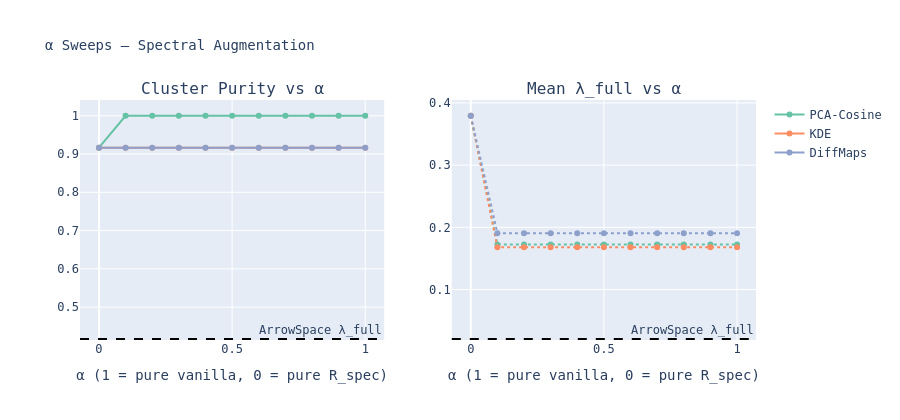

Notebook code cell kept with this figure:
### Markdown cell above
---
## 8 · Spectral augmentation of vanilla algorithms (Principle 3)

$$\text{aug}_{\alpha}(x) = \alpha \cdot v(x) + (1-\alpha) \cdot R_{\text{spec}}(x)$$

We sweep `α ∈ [0, 1]` for each vanilla method and track purity and mean-λ.

### Code cell
alphas = np.linspace(0, 1, ALPHA_STEPS)
vanilla_methods = {"PCA-Cosine": v_pca, "KDE": v_kde, "DiffMaps": v_diff}

sweep_rows = []
for method_name, v in vanilla_methods.items():
    for alpha in alphas:
        aug = alpha * v + (1 - alpha) * R_spec
        sweep_rows.append({
            "Method": method_name,
            "alpha":  round(float(alpha), 2),
            "Purity": cluster_purity(aug, labels),
            "MeanLambda": mean_lambda(aug, lambda_full),
        })

df_sweep = pd.DataFrame(sweep_rows)
df_sweep.to_csv(OUTPUT_DIR / "alpha_sweep.csv", index=False)

fig3 = make_subplots(rows=1, cols=2,
    subplot_titles=["Cluster Purity vs α", "Mean λ_full vs α"])

colors = px.colors.qualitative.Set2
for m_idx, method in enumerate(vanilla_methods):
    sub = df_sweep[df_sweep["Method"] == method]
    fig3.add_trace(go.Scatter(
        x=sub["alpha"], y=sub["Purity"],
        mode="lines+markers", name=method,
        line=dict(color=colors[m_idx])), row=1, col=1)
    fig3.add_trace(go.Scatter(
        x=sub["alpha"], y=sub["MeanLambda"],
        mode="lines+markers", name=method, showlegend=False,
        line=dict(color=colors[m_idx], dash="dot")), row=1, col=2)

# Baseline: pure ArrowSpace
for col_idx in [1, 2]:
    fig3.add_hline(
        y=cluster_purity(lambda_full, labels) if col_idx == 1
          else mean_lambda(lambda_full, lambda_full),
        line_dash="dash", line_color="black",
        annotation_text="ArrowSpace λ_full", row=1, col=col_idx)

fig3.update_xaxes(title_text="α (1 = pure vanilla, 0 = pure R_spec)")
fig3.update_layout(height=420, title_text="α Sweeps — Spectral Augmentation",
                   font_family="monospace", title_font_size=14)
fig3.write_image(OUTPUT_DIR / "fig_04_alpha_sweep.png", scale=2)
fig3.show()
print("Saved fig_04_alpha_sweep.png")

### Figure 1 — Plotly figure (JSON) as saved in the notebook; plotly's stock layout.template omitted (floating-point values rounded to 4 significant figures)
{"data": [{"line": {"color": "rgb(102,194,165)"}, "mode": "lines+markers", "name": "PCA-Cosine", "type": "scatter", "x": [0.0, 0.1, 0.2, 0.3, 0.4, 0.5, 0.6, 0.7, 0.8, 0.9, 1.0], "xaxis": "x", "y": [0.9167, 1.0, 1.0, 1.0, 1.0, 1.0, 1.0, 1.0, 1.0, 1.0, 1.0], "yaxis": "y"}, {"line": {"color": "rgb(102,194,165)", "dash": "dot"}, "mode": "lines+markers", "name": "PCA-Cosine", "showlegend": false, "type": "scatter", "x": [0.0, 0.1, 0.2, 0.3, 0.4, 0.5, 0.6, 0.7, 0.8, 0.9, 1.0], "xaxis": "x2", "y": [0.3793, 0.1723, 0.1723, 0.1723, 0.1723, 0.1723, 0.1723, 0.1723, 0.1723, 0.1723, 0.1723], "yaxis": "y2"}, {"line": {"color": "rgb(252,141,98)"}, "mode": "lines+markers", "name": "KDE", "type": "scatter", "x": [0.0, 0.1, 0.2, 0.3, 0.4, 0.5, 0.6, 0.7, 0.8, 0.9, 1.0], "xaxis": "x", "y": [0.9167, 0.9167, 0.9167, 0.9167, 0.9167, 0.9167, 0.9167, 0.9167, 0.9167, 0.9167, 0.9167], "yaxis": "y"}, {"line": {"color": "rgb(252,141,98)", "dash": "dot"}, "mode": "lines+markers", "name": "KDE", "showlegend": false, "type": "scatter", "x": [0.0, 0.1, 0.2, 0.3, 0.4, 0.5, 0.6, 0.7, 0.8, 0.9, 1.0], "xaxis": "x2", "y": [0.3793, 0.1678, 0.1678, 0.1678, 0.1678, 0.1678, 0.1678, 0.1678, 0.1678, 0.1678, 0.1678], "yaxis": "y2"}, {"line": {"color": "rgb(141,160,203)"}, "mode": "lines+markers", "name": "DiffMaps", "type": "scatter", "x": [0.0, 0.1, 0.2, 0.3, 0.4, 0.5, 0.6, 0.7, 0.8, 0.9, 1.0], "xaxis": "x", "y": [0.9167, 0.9167, 0.9167, 0.9167, 0.9167, 0.9167, 0.9167, 0.9167, 0.9167, 0.9167, 0.9167], "yaxis": "y"}, {"line": {"color": "rgb(141,160,203)", "dash": "dot"}, "mode": "lines+markers", "name": "DiffMaps", "showlegend": false, "type": "scatter", "x": [0.0, 0.1, 0.2, 0.3, 0.4, 0.5, 0.6, 0.7, 0.8, 0.9, 1.0], "xaxis": "x2", "y": [0.3793, 0.1905, 0.1905, 0.1905, 0.1905, 0.1905, 0.1905, 0.1905, 0.1905, 0.1905, 0.1905], "yaxis": "y2"}], "layout": {"annotations": [{"font": {"size": 16}, "showarrow": false, "text": "Cluster Purity vs α", "x": 0.225, "xanchor": "center", "xref": "paper", "y": 1, "yanchor": "bottom", "yref": "paper"}, {"font": {"size": 16}, "showarrow": false, "text": "Mean λ_full vs α", "x": 0.775, "xanchor": "center", "xref": "paper", "y": 1, "yanchor": "bottom", "yref": "paper"}, {"showarrow": false, "text": "ArrowSpace λ_full", "x": 1, "xanchor": "right", "xref": "x domain", "y": 0.4167, "yanchor": "bottom", "yref": "y"}, {"showarrow": false, "text": "ArrowSpace λ_full", "x": 1, "xanchor": "right", "xref": "x2 domain", "y": 0.02054, "yanchor": "bottom", "yref": "y2"}], "font": {"family": "monospace"}, "height": 420, "shapes": [{"line": {"color": "black", "dash": "dash"}, "type": "line", "x0": 0, "x1": 1, "xref": "x domain", "y0": 0.4167, "y1": 0.4167, "yref": "y"}, {"line": {"color": "black", "dash": "dash"}, "type": "line", "x0": 0, "x1": 1, "xref": "x2 domain", "y0": 0.02054, "y1": 0.02054, "yref": "y2"}], "title": {"font": {"size": 14}, "text": "α Sweeps — Spectral Augmentation"}, "xaxis": {"anchor": "y", "domain": [0, 0.45], "title": {"text": "α (1 = pure vanilla, 0 = pure R_spec)"}}, "xaxis2": {"anchor": "y2", "domain": [0.55, 1], "title": {"text": "α (1 = pure vanilla, 0 = pure R_spec)"}}, "yaxis": {"anchor": "x", "domain": [0, 1]}, "yaxis2": {"anchor": "x2", "domain": [0, 1]}}}
